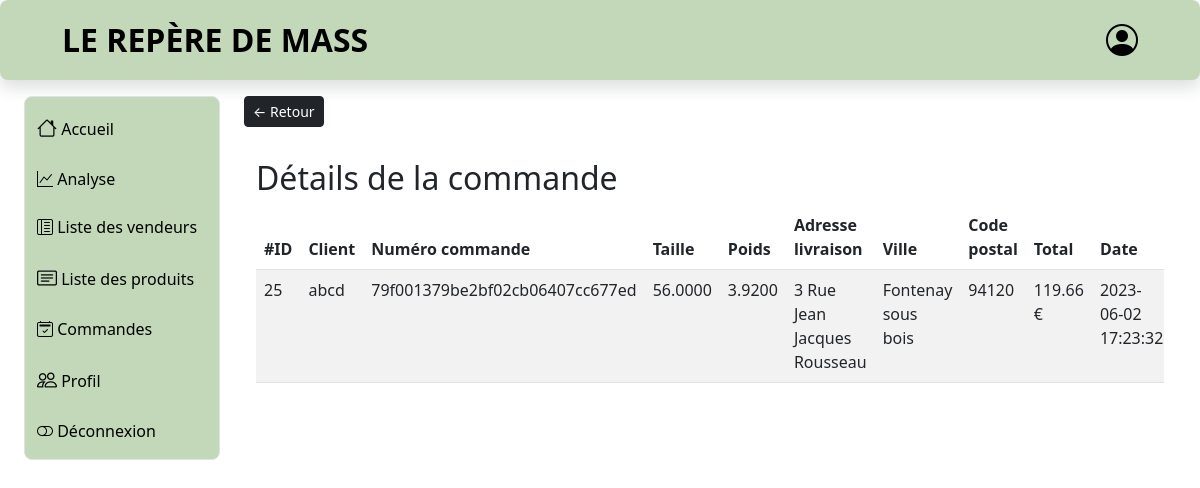
The app's page /profil/admin/afficher_commande.php?id=25 (signed in) with its own data.
### tables this page shows
CREATE TABLE `commande` (
  `id` int NOT NULL,
  `id_client` int NOT NULL,
  `nom_prenom` varchar(70) NOT NULL,
  `total` decimal(7,2) NOT NULL,
  `numero_commande` varchar(100) NOT NULL,
  `taille` decimal(10,4) NOT NULL,
  `poids` decimal(10,4) NOT NULL,
  `adresse_livraison` varchar(150) NOT NULL,
  `ville` varchar(150) NOT NULL,
  `code_postal` int NOT NULL,
  `valide` int DEFAULT '0',
  `commande_livre` int NOT NULL DEFAULT '0',
  `date_creation` datetime NOT NULL DEFAULT CURRENT_TIMESTAMP,
  `livraison` varchar(15) NOT NULL,
  `commission` decimal(5,2) NOT NULL DEFAULT '0.00',
  `id_livreur` int DEFAULT NULL
);

CREATE TABLE `utilisateurs` (
  `id` int NOT NULL,
  `nom` varchar(100) NOT NULL,
  `prenom` varchar(100) NOT NULL,
  `pseudo` varchar(100) NOT NULL,
  `ville` varchar(100) NOT NULL,
  `email` varchar(100) NOT NULL,
  `password` text NOT NULL,
  `abonnement` tinyint(1) NOT NULL DEFAULT '0',
  `statut` varchar(40) NOT NULL DEFAULT 'client',
  `token` text NOT NULL,
  `date_inscription` datetime NOT NULL DEFAULT CURRENT_TIMESTAMP
);

### profil/admin/afficher_commande.php (the view, shortened to what this page needs)
<!DOCTYPE html>
<html lang="fr">
<head>
    <link href="../css/bootstrap.css" rel="stylesheet">
    <link href="../css/bootstrap-icons.css" rel="stylesheet">
    <link href="../css/sidenav.css" rel="stylesheet">
    <link href="../css/header2.css" rel="stylesheet">
    <link href="../css/index.css" rel="stylesheet">
    <link href="../css/profilpage.css" rel="stylesheet">
</head>
<body>
    <header class="shadow rounded-3 bg-light" id="header-box">
        <div class="container-fluid col-11" id="header-container">
            <div class=" d-flex align-items-center justify-content-between">
                <div class="py-3 col-sm-auto justify-content-center">
                    <div id="title">LE REPÈRE DE MASS</div>
                </div>
                <div class="text-end">
                    <a href="main_ad.php" class="d-block link-dark text-decoration-none">
                        <i id="log-logo" class="bi bi-person-circle"></i>
                    </a>
                </div>
            </div>
        </div>
    </header>
    <div class="mt-3 container-fluid pb-3 flex-grow-1 d-flex flex-column flex-sm-row overflow-auto">
        <div class="row flex-grow-sm-1 flex-grow-0 container-fluid">
            <?php include 'barre_navigation_ad.php';?>
            <main class="col overflow-auto h-100 w-100">
                <a class="btn btn-dark btn-sm" href="commande.php">← Retour</a><br><br>
                <div class="container py-2">
                    <?php
                        require_once '../../include/config.php';
                        $idCommande = $_GET['id'];
                        $sqlState = $bdd->prepare('SELECT commande.*,utilisateurs.pseudo as "pseudo" FROM commande
                                    INNER JOIN utilisateurs ON commande.id_client = utilisateurs.id
                                                                    WHERE commande.id = ?
                                                                    ORDER BY commande.date_creation DESC');
                        $sqlState->execute([$idCommande]);
                        $commande = $sqlState->fetch(PDO::FETCH_ASSOC);
                    ?>
                    <h2>Détails de la commande</h2>
                    <table class="table table-striped table-hover">
                        <thead>
                            <tr>
                                <th>#ID</th>
                                <th>Client</th>
                                <th>Numéro commande</th>
                                <th>Taille</th>
                                <th>Poids</th>
                                <th>Adresse livraison </th>
                                <th>Ville</th>
                                <th>Code postal </th>
                                <th>Total</th>
                                <th>Date</th>
                            </tr>
                        </thead>
                        <tbody>
                            <tr>
                                <td><?php echo $commande['id'] ?></td>
                                <td><?php echo $commande['pseudo'] ?></td>
                                <td><?php echo $commande['numero_commande'] ?></td>
                                <td><?php echo $commande['taille'] ?></td>
                                <td><?php echo $commande['poids'] ?></td>
                                <td><?php echo $commande['adresse_livraison'] ?></td>
                                <td><?php echo $commande['ville'] ?></td>
                                <td><?php echo $commande['code_postal'] ?></td>
                                <td><?php echo $commande['total'].' €'?> </td>
                                <td><?php echo $commande['date_creation'] ?></td>
                            </tr>
                        </tbody>
                    </table>
                </div>
            </main>
        </div>
    </div>
</body>
</html>

### profil/css/sidenav.css (style rules this page uses)
i,a { color: black; }

### profil/css/header2.css (style rules this page uses)
* { font-family: system-ui, -apple-system, BlinkMacSystemFont, 'Segoe UI', Roboto, Oxygen, Ubuntu, Cantarell, 'Open Sans', 'Helvetica Neue', sans-serif; }
#title { color: black; font-size:xx-large; font-weight: 700; }

### profil/css/index.css (style rules this page uses)
[class*='container'] { background-clip: content-box; }
.row [class*='col'] { background-clip: content-box; }
#log-logo { font-size: xx-large; }

### records on screen
commande: id "25", utilisateurs.pseudo "abcd", numero_commande "79f001379be2bf02cb06407cc677ed", taille "56.0000", poids "3.9200", adresse_livraison "3 Rue Jean Jacques Rousseau", ville "Fontenay sous bois", code_postal "94120", total "119.66", date_creation "2023-06-02 17:23:32"
